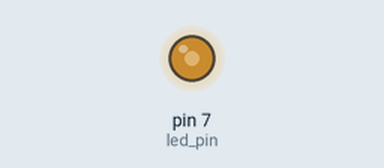
Simulated run of this sketch. Board: Arduino Uno, built with avr-gcc and run on an emulated ATmega328P. On the bench: output pins drawn as LEDs (lit = HIGH). What the sketch prints to the serial monitor is not drawn.

Above: at 9.07 s.
At 21.73 s:
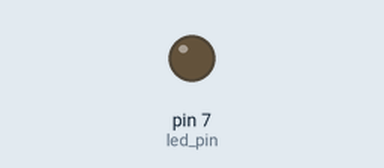
At 39.24 s:
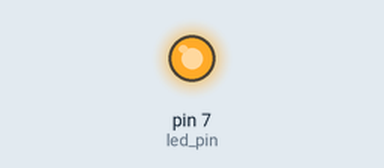
Timing chart, 0 to 40.0 s (numbered marks = the images above):
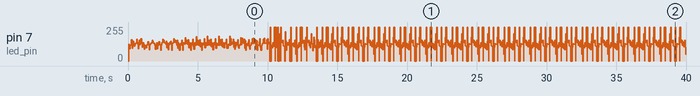

The sketch:

1.ino
```cpp
#define led_pin 7

bool led_pos = false;
bool old_pos = false;

ISR(TIMER2_OVF_vect){
  led_pos = !led_pos;
}

void setup(){
  Serial.begin(9600);
  cli();
  TCCR2A = 0;
  TCCR2B = 0;
  TCCR2B |= (1 << CS10);
  TCCR2B |= (1 << CS12);
  TIMSK2 = (1 << TOIE1);
  pinMode(led_pin, OUTPUT);
  sei();
}

void loop(){
  digitalWrite(led_pin, led_pos);
  if (led_pos != old_pos){
    old_pos = led_pos;
    Serial.println(millis());
  }
}
```
